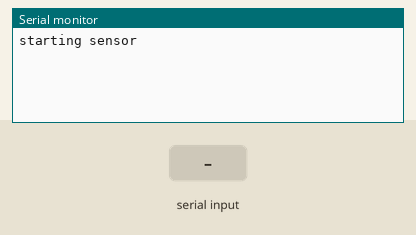
This sketch was run on a simulated Arduino Uno, built with avr-gcc and run on an emulated ATmega328P. Shown: the last lines printed to the serial monitor. The inputs (shaded band) are chosen by the test bench.

Above: at 3.2 s.
3.3 s: "1" received over the second serial link
At 3.9 s:
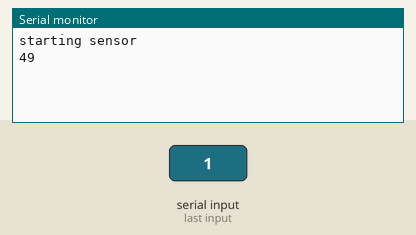
5.0 s: "0" received over the second serial link
At 6.2 s:
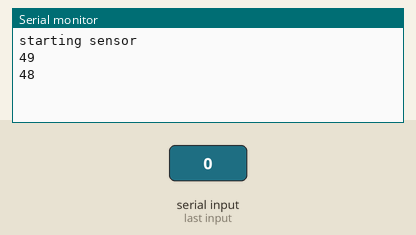
6.5 s: "2" received over the second serial link
At 7.9 s:
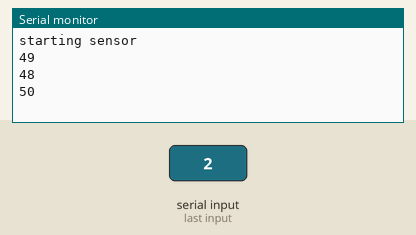

The sketch:

cliffSensor.ino
```cpp
#include <SoftwareSerial.h>

#define rxPin 10
#define txPin 11

SoftwareSerial softSerial = SoftwareSerial(rxPin, txPin);

int inByte = 0;

void setup() {
  delay(2000);    // wait 2 secobnds to allow robot to initialize

  // define the pin modes
  pinMode(rxPin, INPUT);
  pinMode(txPin, OUTPUT);

  //softSerial.write((byte)10);
  softSerial.begin(19200);
  Serial.begin(9600);

  softSerial.write(128);  // starts OI
  softSerial.write(131);
  //softSerial.write((byte)10);
 //softSerial.begin(57600);


  // put your setup code here, to run once:

  Serial.println("starting sensor " + inByte);

}

void loop() {
  // put your main code here, to run repeatedly:
  softSerial.write(142); // send a senosr packet the next line indicate the packet id
  softSerial.write(9);  // as an examle of reading sensor data read the left cliff sensor
  delay(250);
  if(softSerial.available() > 0){
    inByte = softSerial.read();
    Serial.println(inByte);
  }

  //Serial.println(inByte);

}
```

Measured:
- after the input at 3.3 s, the serial monitor: prints a new line after 0.21 s (image 1)
- after the input at 5.0 s, the serial monitor: prints a new line at once (image 2)
- after the input at 6.5 s, the serial monitor: prints a new line at once (image 3)
